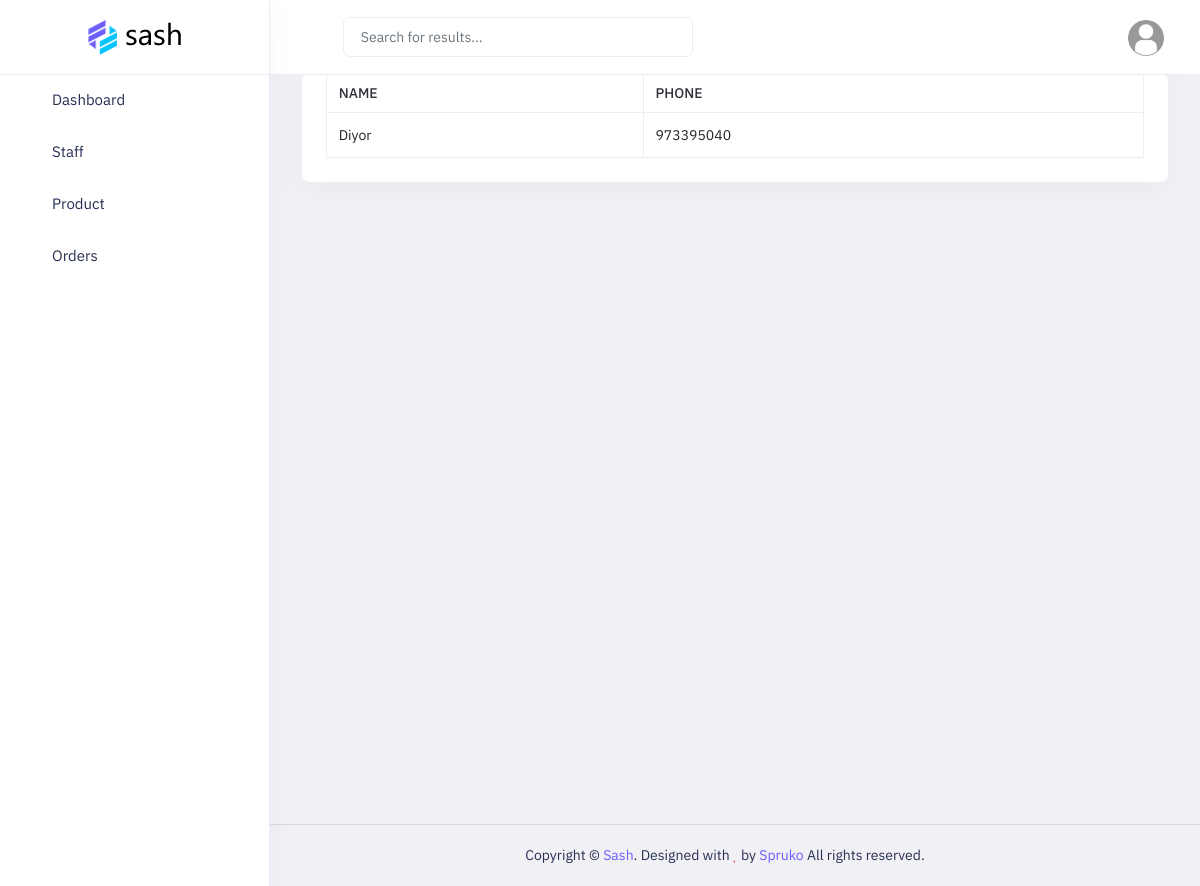
Before: /client/ (signed in) with the older database file.
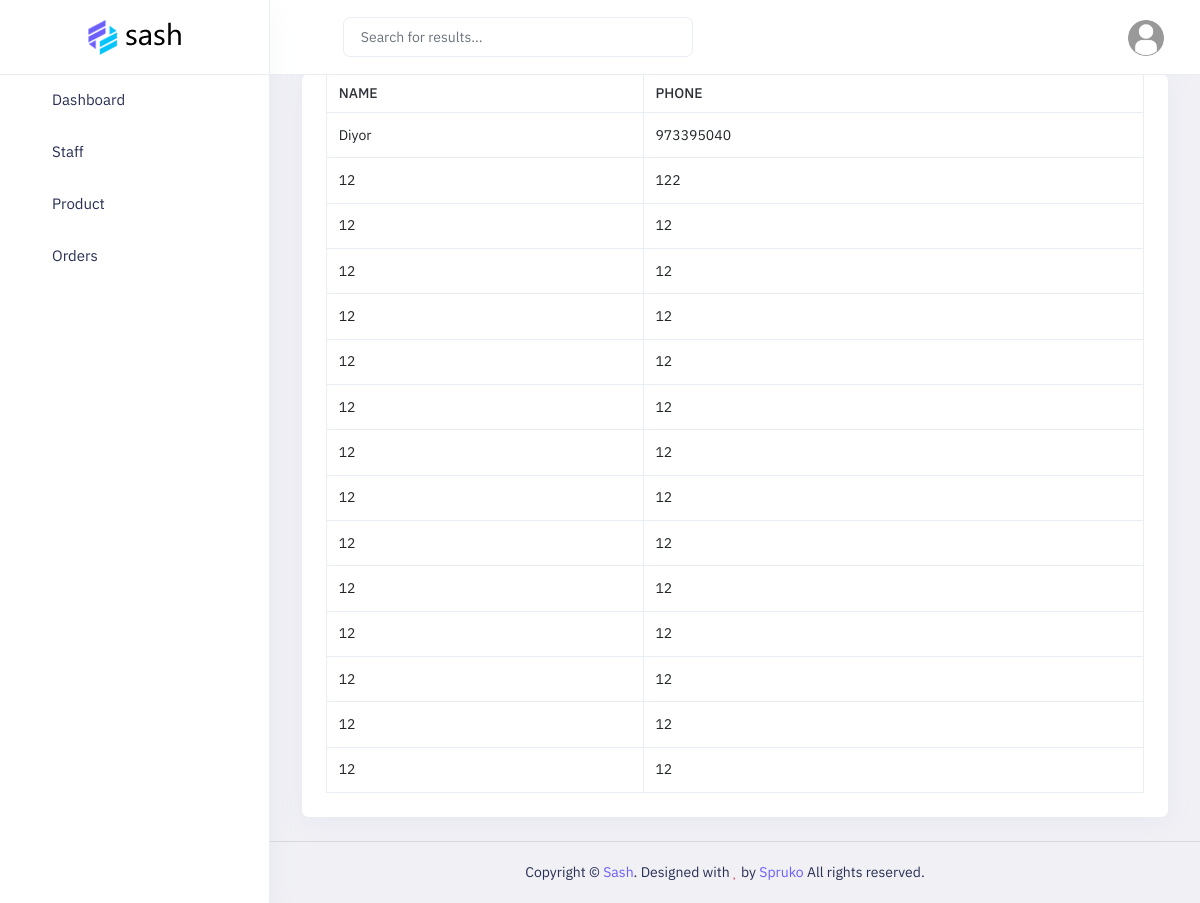
After: the same page with the newer database file.
### main/models.py (models this page shows)
class Client(models.Model):
    name = models.CharField(max_length=1212)
    phone = models.BigIntegerField(null=True, blank=True)

### main/views.py (the view)
# urls.py: path('client/', client_view, name='client'),
@login_required(login_url='login')
def client_view(request):
    context = {
        'client': Client.objects.all()
    }
    return render(request, 'staff/client.html', context)

### templates/staff/client.html
{% extends "dashboard/base.html" %}
{% load static %}
{% block content %}
    <div class="main-content app-content">
        <div class="side-app">
            <div class="main-container container-fluid">
                <div class="row row-cards">
                    <div class="col-lg-12 col-xl-12">
                        <div class="card">
                            <div class="e-table px-5 pb-5">
                                <div class="table-responsive table-lg">
                                    <table class="table border-top table-bordered mb-0">
                                        <thead>
                                            <tr>
                                                <th>Name</th>
                                                <th>Phone</th>
                                            </tr>
                                        </thead>
                                        <tbody>
                                            {% for i in client %}
                                                <tr>
                                                    <td class="text-nowrap align-middle">{{ i.name }}</td>
                                                    <td class="text-nowrap align-middle">{{ i.phone  }}</td>
                                                </tr>
                                            {% endfor %}
                                        </tbody>
                                    </table>
                                </div>
                            </div>
                        </div>
                    </div>
                </div>
            </div>
        </div>
    </div>
{% endblock %}

### templates/dashboard/base.html (shortened to what this page needs)
{% load static %}
<!doctype html>
<html lang="en" dir="ltr">
<head>
    <link id="style" href="{% static 'assets/plugins/bootstrap/css/bootstrap.min.css' %}" rel="stylesheet" />
    <link href="{% static 'assets/css/style.css' %}" rel="stylesheet" />
    <link href="{% static 'assets/css/dark-style.css' %}" rel="stylesheet" />
    <link href="{% static 'assets/css/transparent-style.css' %}" rel="stylesheet">
    <link href="{% static 'assets/css/skin-modes.css' %}" rel="stylesheet" />
    <link href="{% static 'assets/css/icons.css' %}" rel="stylesheet" />
    <link id="theme" rel="stylesheet" type="text/css" media="all" href="{% static 'assets/colors/color1.css' %}" />
</head>
<body class="app sidebar-mini ltr light-mode">
    <div class="page">
        <div class="page-main">
            <div class="app-header header sticky">
                <div class="container-fluid main-container">
                    <div class="d-flex">
                        <a aria-label="Hide Sidebar" class="app-sidebar__toggle" data-bs-toggle="sidebar" href="javascript:void(0)"></a>
                        <div class="main-header-center ms-3 d-none d-lg-block">
                            <input type="text" class="form-control" id="typehead" placeholder="Search for results...">
                            <button class="btn px-0 pt-2"><i class="fe fe-search" aria-hidden="true"></i></button>
                        </div>
                        <div class="d-flex order-lg-2 ms-auto header-right-icons">
                            <div class="navbar navbar-collapse responsive-navbar p-0">
                                <div class="collapse navbar-collapse" id="navbarSupportedContent-4">
                                    <div class="d-flex order-lg-2">
                                        <div class="d-flex country">
                                            <a class="nav-link icon theme-layout nav-link-bg layout-setting">
                                                <span class="dark-layout"><i class="fe fe-moon"></i></span>
                                            </a>
                                        </div>
                                        <div class="dropdown d-flex">
                                            <a class="nav-link icon full-screen-link nav-link-bg">
                                                <i class="fe fe-minimize fullscreen-button"></i>
                                            </a>
                                        </div>
                                        <div class="dropdown d-flex profile-1">
                                            <a href="javascript:void(0)" data-bs-toggle="dropdown" class="nav-link leading-none d-flex">
                                                <img src="{% static 'assets/images/user.png' %}" alt="profile-user" class="avatar  profile-user brround cover-image">
                                            </a>
                                        </div>
                                    </div>
                                </div>
                            </div>
                        </div>
                    </div>
                </div>
            </div>
            <div class="sticky">
                <div class="app-sidebar">
                    <div class="side-header">
                        <a class="header-brand1" href="#">
                            <img src="{% static 'assets/images/brand/logo-3.png' %}" class="header-brand-img light-logo1" alt="logo">
                        </a>
                    </div>
                        <div class="main-sidemenu">
                                <ul class="side-menu">
                                    <li class="slide">
                                        <a class="side-menu__item has-link" data-bs-toggle="slide" href="{% url 'dashboard' %}">
                                            <i class="side-menu__icon fe fe-home"></i>
                                            <span class="side-menu__label">Dashboard</span>
                                        </a>
                                    </li>
                                    {% if user.role == 1 %}
                                        <li class="slide">
                                            <a class="side-menu__item" data-bs-toggle="slide" href="javascript:void(0)">
                                                <i class="side-menu__icon fe fe-users"></i>
                                                <span class="side-menu__label">Staff</span>
                                                <i class="angle fe fe-chevron-right"></i>
                                            </a>
                                        </li>
                                        <li class="slide">
                                            <a class="side-menu__item" data-bs-toggle="slide" href="javascript:void(0)">
                                                <i class="side-menu__icon fe fe-shopping-cart"></i>
                                                <span class="side-menu__label">Product</span>
                                                <i class="angle fe fe-chevron-right"></i>
                                            </a>
                                        </li>
                                        <li class="slide">
                                            <a class="side-menu__item" data-bs-toggle="slide" href="javascript:void(0)">
                                                <i class="side-menu__icon fe fe-shopping-cart"></i>
                                                <span class="side-menu__label">Orders</span>
                                                <i class="angle fe fe-chevron-right"></i>
                                            </a>
                                        </li>
                                    {% endif %}
                                </ul>
                        </div>
                </div>
            </div>
        </div>
        {% block content %}
        {% endblock content %}
        <footer class="footer">
            <div class="container">
                <div class="row align-items-center flex-row-reverse">
                    <div class="col-md-12 col-sm-12 text-center">
                        Copyright ©  <a href="javascript:void(0)">Sash</a>. Designed with <span
                            class="fa fa-heart text-danger"></span> by <a href="javascript:void(0)"> Spruko </a> All rights reserved.
                    </div>
                </div>
            </div>
        </footer>
    </div>
</body>
</html>

### static/assets/colors/color1.css (style rules this page uses)
a { color: var(--primary-bg-color); }
.footer a:not(.btn) { color: var(--primary-bg-color); }
.avatar { background: var(--primary02) no-repeat center/cover; }

Changed rows visible on the page:
added Client: name "12", phone "122"
added Client: name "12", phone "12"
added Client: name "12", phone "12"
added Client: name "12", phone "12"
added Client: name "12", phone "12"
added Client: name "12", phone "12"
added Client: name "12", phone "12"
added Client: name "12", phone "12"
added Client: name "12", phone "12"
added Client: name "12", phone "12"
added Client: name "12", phone "12"
added Client: name "12", phone "12"
added Client: name "12", phone "12"
added Client: name "12", phone "12"
